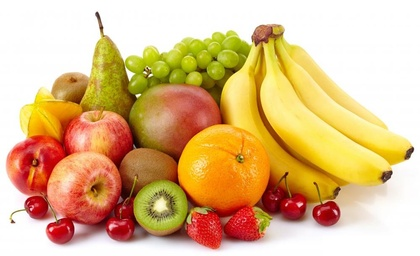
%> input picture OSP_Paper_Example/fruits.jpg, 420 x 256 px, shrunk from 1000 x 609 before the run
$ octave runEdgeDetection.m   (GNU Octave 9; MATLAB toolbox functions it lacks are replaced by stand-ins)
%> lines starting %> are read from the running program, lines starting %| are printed output that depends on the picture
### Read_Eval_Functions/readt2fis.m
%  IT2-FLS Toolbox is free software: you can redistribute it and/or modify
%     it under the terms of the GNU General Public License as published by
%     the Free Software Foundation, either version 3 of the License, or
%     (at your option) any later version.
%
%     IT2-FLS Toolbox is distributed in the hope that it will be useful,
%     but WITHOUT ANY WARRANTY; without even the implied warranty of
%     MERCHANTABILITY or FITNESS FOR A PARTICULAR PURPOSE.  See the
%     GNU General Public License for more details.
%
%     You should have received a copy of the GNU General Public License
%     along with IT2-FLS Toolbox.  If not, see <http://www.gnu.org/licenses/>.
function [out,errorStr]=readt2fis(fileName,pathName)
out=[];
if nargin<1
    [fileName,pathName]=uigetfile('*.t2fis','Read FIS');
    if isequal(fileName,0) || isequal(pathName,0)
        % If fileName is zero, "cancel" was hit, or there was an error.
        errorStr='No file was loaded';
        if nargout<2
            error(errorStr);
        end
        return
    end
    fileName = fullfile(pathName, fileName);
else
    if ischar(fileName)
        [pathstr, name, ext] = fileparts(fileName);
        if nargin==2
            pathstr=pathName;
        end

        if ~strcmp(ext,'.t2fis')
            name = [name ext];
            ext = '.t2fis';
        end
        if isempty(name)
            errorStr = 'Empty file name: no file was loaded';
            if nargout<2
                error(errorStr);
            end
            return
        end
        fileName = fullfile(pathstr,[name ext]);
    else
        error('File name must be specified as a string.')
    end
end

[fid,errorStr]=fopen(fileName,'r');
if fid<0
    if nargout<2
        error(errorStr);
    end
    return
end

nextLineVar=' ';
topic='[System]';
while isempty(findstr(nextLineVar,topic))
    nextLineVar=LocalNextline(fid);
end

Name='IT2-FLS';
Type='sugeno';
AndMethod='product';
OrMethod='sum';
ImpMethod='prod';
AggMethod='sum';
DefuzzMethod='wtaver';
TypeRedMethod='KM';

nextLineVar=' ';
while isempty([findstr(nextLineVar,'[Input') findstr(nextLineVar,'[Output')
        findstr(nextLineVar,'[Rules')]) %#ok<FSTR>
    eval([nextLineVar ';']);
    nextLineVar=LocalNextline(fid);
end

out.name=Name;
out.type=Type;
out.andMethod=AndMethod;
out.orMethod=OrMethod;
out.defuzzMethod=DefuzzMethod;
out.impMethod=ImpMethod;
out.aggMethod=AggMethod;
out.typeRedMethod=TypeRedMethod;

frewind(fid)

%Initialize parameters
for varIndex=1:NumInputs
    nextLineVar=' ';
    topic='[Input';
    while isempty(findstr(nextLineVar,topic))
        nextLineVar=LocalNextline(fid);
    end

    Name=0;
    eval([LocalNextline(fid) ';'])
    out.input(varIndex).name=Name;
    % Input variable range
    Range=0;
    eval([LocalNextline(fid) ';'])
    out.input(varIndex).range=Range;

    % Number of membership functions
    eval([LocalNextline(fid) ';']);

    for MFIndex=1:NumMFs*2
        MFIndex2=round(MFIndex/2);
        if ~helper.isInt(MFIndex/2)
            MFIndex1=1;
        else
            MFIndex1=2;
        end
        MFStr=LocalNextline(fid);
        nameStart=findstr(MFStr,'=');
        nameEnd=findstr(MFStr,':');
        MFName=eval(MFStr((nameStart+1):(nameEnd-1)));
        typeStart=findstr(MFStr,':');
        typeEnd=findstr(MFStr,',');
        MFType=eval(MFStr((typeStart+1):(typeEnd-1)));
        MFParams=eval(MFStr((typeEnd+1):length(MFStr)));
        out.input(varIndex).mf(MFIndex1,MFIndex2).name=MFName;
        out.input(varIndex).mf(MFIndex1,MFIndex2).type=MFType;
        out.input(varIndex).mf(MFIndex1,MFIndex2).params=MFParams;
    end
end

for varIndex=1:NumOutputs
    nextLineVar=' ';
    topic='Output';
    while isempty(findstr(nextLineVar,topic))
        nextLineVar=LocalNextline(fid);
    end
    varName=LocalNextline(fid);
    varName=strrep(varName,'Name','');
    varName=eval(strrep(varName,'=',''));
    out.output(varIndex).name=varName;
    rangeStr=LocalNextline(fid);
    if ~contains(rangeStr,'CrispInterval')
        rangeStr=strrep(rangeStr,'Range','');
        rangeStr=strrep(rangeStr,'=','');
        out.output(varIndex).range=eval(['[' rangeStr ']']);
    else
        crispStr=strrep(rangeStr,'CrispInterval','');
        crispStr=strrep(crispStr,'=','');
        out.output(varIndex).crisp=eval(['[' crispStr ']']);
        rangeStr=LocalNextline(fid);
        rangeStr=strrep(rangeStr,'Range','');
        rangeStr=strrep(rangeStr,'=','');
        out.output(varIndex).range=eval(['[' rangeStr ']']);
    end
    NumMFsStr=LocalNextline(fid);
    NumMFsStr=strrep(NumMFsStr,'NumMFs','');
    NumMFsStr=strrep(NumMFsStr,'=','');
    NumMFs=eval(NumMFsStr);

    for MFIndex=1:NumMFs
        MFStr=LocalNextline(fid);
        nameStart=findstr(MFStr,'=');
        nameEnd=findstr(MFStr,':');
        MFName=eval(MFStr((nameStart+1):(nameEnd-1)));
        typeStart=findstr(MFStr,':');
        typeEnd=findstr(MFStr,',');
        MFType=eval(MFStr((typeStart+1):(typeEnd-1)));
        MFParams=eval(MFStr((typeEnd+1):length(MFStr)));
        out.output(varIndex).mf(MFIndex).name=MFName;
        out.output(varIndex).mf(MFIndex).type=MFType;
        out.output(varIndex).mf(MFIndex).params=MFParams;
    end
end
nextLineVar=' ';
topic='Rules';
while isempty(findstr(nextLineVar,topic))
    nextLineVar=LocalNextline(fid);
end

ruleIndex=1;
txtRuleList=[];
out.rule=[];
while ~feof(fid)
    ruleStr=LocalNextline(fid);
    if ischar(ruleStr)
        txtRuleList(ruleIndex,1:length(ruleStr))=ruleStr;
        ruleIndex=ruleIndex+1;
    end
end
out=helper.rulet2(out,txtRuleList);
fclose(fid);


% [24 lines left out: function LocalNextline, not called in this run]

### OSP_Paper_Example/runEdgeDetection.m
Irgb = imread('fruits.jpg');
%> Irgb is the input picture: size 256x420x3 uint8; mean R, G, B 222.8, 186.1, 135.7
Igray = 0.2989*Irgb(:,:,1)+0.5870*Irgb(:,:,2)+0.1140*Irgb(:,:,3);
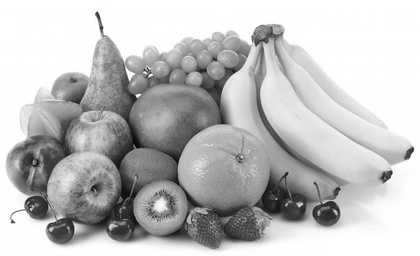
%> Igray: size 256x420 uint8; min 4, max 255, mean 191.3
figure
image(Igray,'CDataMapping','scaled');
colormap('gray')
title('Input Image in Grayscale')
% [5 lines of commented-out code are left out]
I = double(Igray);
%
classType = class(Igray);
%> classType = 'uint8'
scalingFactor = double(intmax(classType));
%> scalingFactor = 255
I = I/scalingFactor;
%
Gx = [-1 1];
Gy = Gx';
Ix = conv2(I,Gx,'same');
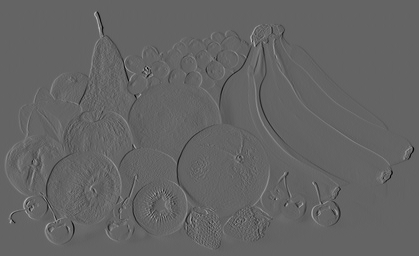
%> Ix: size 256x420 double; min -0.651, max 1, mean 0.00238; drawn with min black and max white
Iy = conv2(I,Gy,'same');
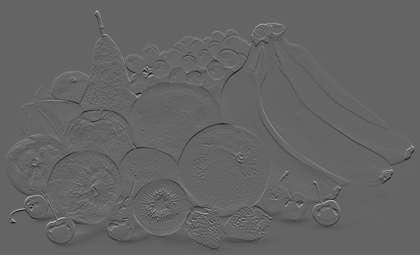
%> Iy: size 256x420 double; min -0.655, max 1, mean 0.00391; drawn with min black and max white
%
figure
image(Ix,'CDataMapping','scaled')
colormap('gray')
title('Ix')

figure
image(Iy,'CDataMapping','scaled')
colormap('gray')
title('Iy')

t2fis=readt2fis('imageProcessing2.t2fis');
%> the run ends on the next line
